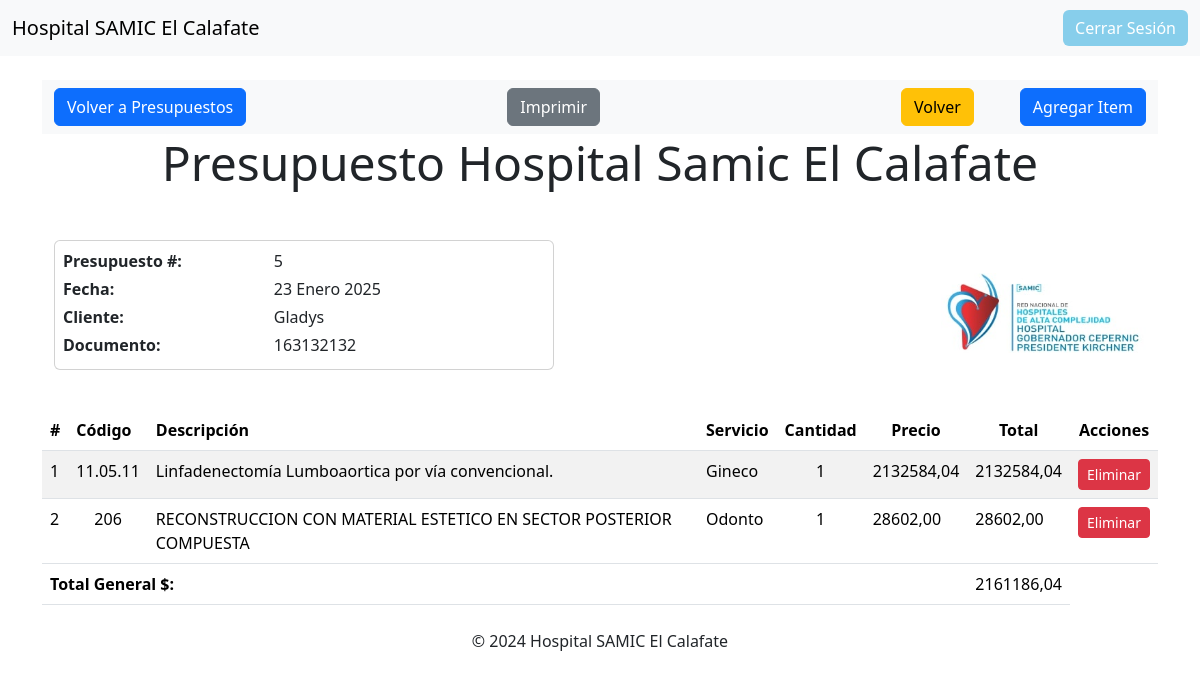
/facturacion/presupuesto/5/detalle/?modo_edicion=true (signed in), run on the app's committed database.
### facturacion/models.py (models this page shows, shortened)
class Presupuesto(models.Model):
    numero = models.AutoField(primary_key=True)  # Número único de presupuesto
    cliente = models.CharField(max_length=255)  # Nombre del cliente
    documento = models.CharField(max_length=20)  # Documento del cliente
    fecha = models.DateField(auto_now_add=True)  # Fecha de creación del presupuesto

class DetallePrestacion(models.Model):
    presupuesto = models.ForeignKey(Presupuesto, on_delete=models.CASCADE, related_name='prestaciones')
    prestacion = models.ForeignKey(Prestacion, on_delete=models.CASCADE)
    item = models.ForeignKey(Item, on_delete=models.CASCADE)

class Prestacion(models.Model):
    codigo = models.CharField(max_length=50)  # Código de la prestación
    descripcion = models.TextField(max_length=150)  # Descripción de la prestación
    honorarios = models.DecimalField(max_digits=10, decimal_places=2, null=True, blank=True)  # Honorarios
    ayudante = models.DecimalField(max_digits=10, decimal_places=2, null=True, blank=True)  # Ayudante
    gastos = models.DecimalField(max_digits=10, decimal_places=2, null=True, blank=True)  # Gastos
    anestesia = models.DecimalField(max_digits=10, decimal_places=2, null=True, blank=True)  # Anestesia
    total = models.DecimalField(max_digits=10, decimal_places=2, null=True, blank=True)  # Total
    servicio = models.CharField(max_length=50) #Servicio
    practica = models.CharField(max_length=150) #Practica

class Item(models.Model):
    presupuesto = models.ForeignKey(Presupuesto, on_delete=models.CASCADE)
    cantidad = models.PositiveIntegerField(default=0)  # Nueva cantidad

### facturacion/views.py (the view)
# urls.py: path('presupuesto/<int:presupuesto_id>/detalle/', views.detalle_presupuesto, name='detalle_presupuesto'),
@login_required
def detalle_presupuesto(request, presupuesto_id):
    presupuesto = get_object_or_404(Presupuesto, pk=presupuesto_id)
    detalles = DetallePrestacion.objects.filter(presupuesto=presupuesto).select_related('prestacion', 'item')
    for detalle in detalles:
        detalle.total_linea = detalle.item.cantidad * detalle.prestacion.total
    total_general = detalles.aggregate(
        total=Sum(F('item__cantidad') * F('prestacion__total'))
    )['total'] or 0
    modo_edicion = request.GET.get('modo_edicion') == 'true'
    return render(request, 'facturacion/detalle_presupuesto.html', {
        'presupuesto': presupuesto,
        'detalles': detalles,
        'total_general': total_general,
        'modo_edicion': modo_edicion  # Determina si se muestran acciones de edición
    })

### facturacion/templates/facturacion/detalle_presupuesto.html (shortened to what this page needs)
{% extends 'index.html' %}
{% load static %}
{% block content %}
<nav class="navbar navbar-expand-lg navbar-light bg-light">
    <div class="container-fluid d-flex justify-content-between align-items-center">
        <div class="d-flex justify-content-between w-50 align-items-center">
            <a href="{% url 'detalle_presupuestador' %}" class="btn btn-primary me-2">Volver a Presupuestos</a>
            <button onclick="triggerPrint()" class="btn btn-secondary ms-auto">Imprimir</button>
        </div>
        <div class="d-flex justify-content-end w-50 align-items-center">
            {% if modo_edicion %}
                <a href="{% url 'detalle_presupuesto' presupuesto.numero %}" class="btn btn-warning me-3">Volver</a>
            {% else %}
                <a href="{% url 'detalle_presupuesto' presupuesto.numero %}?modo_edicion=true" class="btn btn-warning me-3">Editar Presupuesto</a>
            {% endif %}
            <a href="{% url 'agregar_item' presupuesto.numero %}" class="btn btn-primary" style="margin-left: 30px;">Agregar Item</a>
        </div>
    </div>
</nav>
<div class="text-center mb-4">
    <h1 class="display-5">Presupuesto Hospital Samic El Calafate</h1>
</div>
<div class="container mt-5">
    <div class="row align-items-center">
        <div class="col-md-6 d-flex justify-content-start">
            <div class="card mb-3" style="width: 100%; max-width: 500px;">
                <div class="card-body p-2">
                    <div class="row">
                        <div class="col-5">
                            <p class="mb-1"><strong>Presupuesto #:</strong></p>
                            <p class="mb-1"><strong>Fecha:</strong></p>
                            <p class="mb-1"><strong>Cliente:</strong></p>
                            <p class="mb-1"><strong>Documento:</strong></p>
                        </div>
                        <div class="col-7">
                            <p class="mb-1">{{ presupuesto.numero }}</p>
                            <p class="mb-1">{{ presupuesto.fecha }}</p>
                            <p class="mb-1">{{ presupuesto.cliente }}</p>
                            <p class="mb-1">{{ presupuesto.documento }}</p>
                        </div>
                    </div>
                </div>
            </div>
        </div>
        <div class="col-md-6 d-flex justify-content-end">
            <img src="{% static 'images/logo_samic.jpg' %}" alt="Logo" class="img-fluid" style="max-height: 80px;">
        </div>
    </div>
</div>
<table class="table table-striped mt-4">
    <thead>
        <tr>
            <th>#</th>
            <th class="text-left">Código</th>
            <th class="text-left">Descripción</th>
            <th class="text-left">Servicio</th>
            <th class="text-center">Cantidad</th>
            <th class="text-center">Precio</th>
            <th class="text-center">Total</th>
            {% if modo_edicion %}
            <th class="text-center">Acciones</th>
            {% endif %}
        </tr>
    </thead>
    <tbody>
        {% for detalle in detalles %}
        <tr>
            <td>{{ forloop.counter }}</td>
            <td class="text-center">{{ detalle.prestacion.codigo }}</td>
            <td>{{ detalle.prestacion.descripcion }}</td>
            <td>{{ detalle.prestacion.servicio }}</td>
            <td class="text-center">{{ detalle.item.cantidad }}</td>
            <td class="text-right">{{ detalle.prestacion.total }}</td>
            <td class="text-right">{{ detalle.total_linea|floatformat:2 }}</td>
            {% if modo_edicion %}
            <td class="text-center">
                <form method="POST" action="{% url 'eliminar_item' presupuesto.numero %}" class="d-inline">
                    <button type="submit" class="btn btn-danger btn-sm">Eliminar</button>
                </form>
            </td>
            {% endif %}
        </tr>
        {% endfor %}
    </tbody>
    <tfoot>
        <tr>
            <td colspan="6" class="text-right"><strong>Total General $:</strong></td>
            <td class="text-right">{{ total_general|floatformat:2 }}</td>
        </tr>
    </tfoot>
</table>
{% endblock %}

### data on the page
Presupuesto: numero "5", fecha "23 Enero 2025", cliente "Gladys", documento "163132132"
DetallePrestacion: prestacion.codigo "11.05.11", prestacion.descripcion "Linfadenectomía Lumboaortica por vía convencional.", prestacion.servicio "Gineco", item.cantidad "1", prestacion.total "2132584,04", total_linea "2132584,04"
DetallePrestacion: prestacion.codigo "206", prestacion.descripcion "RECONSTRUCCION CON MATERIAL ESTETICO EN SECTOR POSTERIOR COMPUESTA", prestacion.servicio "Odonto", item.cantidad "1", prestacion.total "28602,00", total_linea "28602,00"

### other printed values
{{ total_general|floatformat:2 }} "2161186,04"
